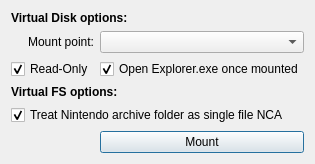
<?xml version="1.0" encoding="UTF-8"?>
<ui version="4.0">
 <class>MountDialog</class>
 <widget class="QDialog" name="MountDialog">
  <property name="geometry">
   <rect>
    <x>0</x>
    <y>0</y>
    <width>302</width>
    <height>156</height>
   </rect>
  </property>
  <property name="windowTitle">
   <string>Mount partition (virtual disk)</string>
  </property>
  <layout class="QGridLayout" name="gridLayout">
   <item row="1" column="0" colspan="2">
    <widget class="QLabel" name="label_2">
     <property name="text">
      <string>&lt;html&gt;&lt;head/&gt;&lt;body&gt;&lt;p&gt;&lt;span style=&quot; font-family:'MS Shell Dlg 2'; font-size:9pt; font-weight:600; color:#000000;&quot;&gt;Virtual Disk options:&lt;/span&gt;&lt;/p&gt;&lt;/body&gt;&lt;/html&gt;</string>
     </property>
    </widget>
   </item>
   <item row="4" column="1">
    <widget class="QCheckBox" name="openExplorerCheckBox">
     <property name="text">
      <string>Open Explorer.exe once mounted</string>
     </property>
     <property name="checked">
      <bool>true</bool>
     </property>
    </widget>
   </item>
   <item row="4" column="0">
    <widget class="QCheckBox" name="readOnlyCheckBox">
     <property name="text">
      <string>Read-Only</string>
     </property>
     <property name="checked">
      <bool>true</bool>
     </property>
    </widget>
   </item>
   <item row="12" column="1">
    <widget class="QPushButton" name="mountButton">
     <property name="text">
      <string>Mount</string>
     </property>
    </widget>
   </item>
   <item row="10" column="0">
    <spacer name="verticalSpacer">
     <property name="orientation">
      <enum>Qt::Vertical</enum>
     </property>
     <property name="sizeHint" stdset="0">
      <size>
       <width>20</width>
       <height>40</height>
      </size>
     </property>
    </spacer>
   </item>
   <item row="9" column="0" colspan="2">
    <widget class="QCheckBox" name="virtualNxaCheckBox">
     <property name="text">
      <string>Treat Nintendo archive folder as single file NCA</string>
     </property>
     <property name="checked">
      <bool>true</bool>
     </property>
    </widget>
   </item>
   <item row="12" column="0">
    <widget class="QLabel" name="loadingLabel">
     <property name="text">
      <string/>
     </property>
     <property name="alignment">
      <set>Qt::AlignRight|Qt::AlignTrailing|Qt::AlignVCenter</set>
     </property>
    </widget>
   </item>
   <item row="8" column="0" colspan="2">
    <widget class="QLabel" name="label">
     <property name="text">
      <string>&lt;html&gt;&lt;head/&gt;&lt;body&gt;&lt;p&gt;&lt;span style=&quot; font-family:'MS Shell Dlg 2'; font-size:9pt; font-weight:600; color:#000000;&quot;&gt;Virtual FS options:&lt;/span&gt;&lt;/p&gt;&lt;/body&gt;&lt;/html&gt;</string>
     </property>
    </widget>
   </item>
   <item row="2" column="0">
    <widget class="QLabel" name="mountPointLabel">
     <property name="text">
      <string>Mount point:</string>
     </property>
     <property name="alignment">
      <set>Qt::AlignRight|Qt::AlignTrailing|Qt::AlignVCenter</set>
     </property>
    </widget>
   </item>
   <item row="2" column="1">
    <widget class="QComboBox" name="mountPointComboBox"/>
   </item>
  </layout>
 </widget>
 <resources/>
 <connections/>
</ui>
